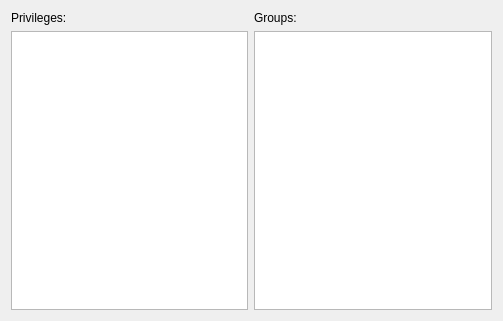
<?xml version="1.0" encoding="UTF-8"?>
<ui version="4.0">
 <class>Form</class>
 <widget class="QWidget" name="Form">
  <property name="geometry">
   <rect>
    <x>0</x>
    <y>0</y>
    <width>503</width>
    <height>321</height>
   </rect>
  </property>
  <property name="windowTitle">
   <string>Form</string>
  </property>
  <layout class="QGridLayout" name="gridLayout">
   <item row="1" column="0">
    <widget class="QLabel" name="label_8">
     <property name="text">
      <string>Privileges:</string>
     </property>
    </widget>
   </item>
   <item row="1" column="1">
    <widget class="QLabel" name="label_9">
     <property name="text">
      <string>Groups:</string>
     </property>
    </widget>
   </item>
   <item row="3" column="0">
    <widget class="QListView" name="privilegeslistview"/>
   </item>
   <item row="3" column="1">
    <widget class="QListView" name="groupslistview"/>
   </item>
  </layout>
 </widget>
 <resources/>
 <connections/>
</ui>
